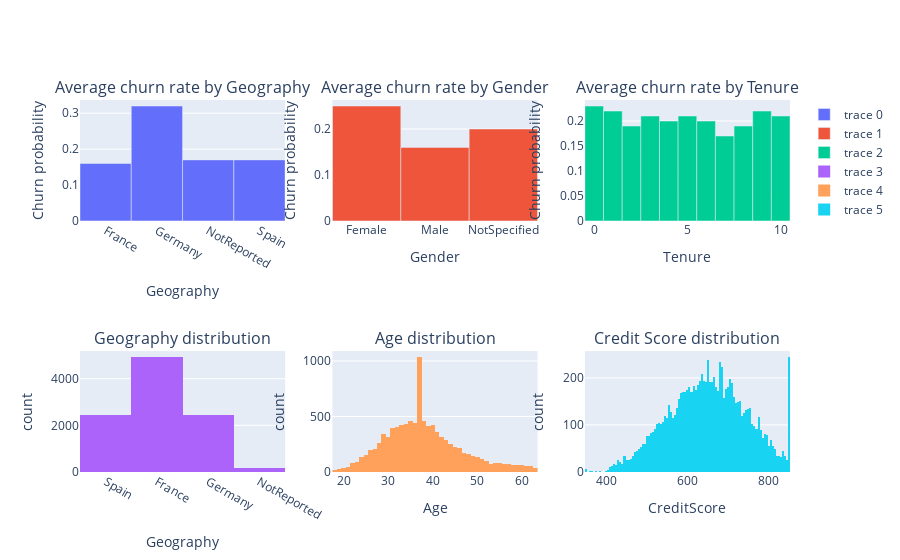

The notebook cell this image was saved under:
### Code cell
figures = [
  geo_mean_fig, 
  gender_mean_fig,
  tenure_mean_fig,
  geo_dist_fig,
  age_dist_fig,
  credit_score_dist_fig
]

generate_subplots(figures)

### Figure 1 — Plotly figure (JSON) as saved in the notebook; plotly's stock layout.template omitted (floating-point values rounded to 4 significant figures; data arrays with more than 128 entries replaced by an {"elided": "..."} marker saying what was removed)
{"data": [{"type": "bar", "x": ["France", "Germany", "NotReported", "Spain"], "xaxis": "x", "y": [0.16, 0.32, 0.17, 0.17], "yaxis": "y"}, {"type": "bar", "x": ["Female", "Male", "NotSpecified"], "xaxis": "x2", "y": [0.25, 0.16, 0.2], "yaxis": "y2"}, {"type": "bar", "x": [0, 1, 2, 3, 4, 5, 6, 7, 8, 9, 10], "xaxis": "x3", "y": [0.23, 0.22, 0.19, 0.21, 0.2, 0.21, 0.2, 0.17, 0.19, 0.22, 0.21], "yaxis": "y3"}, {"type": "histogram", "x": {"elided": "10000 str values"}, "xaxis": "x4", "yaxis": "y4"}, {"type": "histogram", "x": {"elided": "10000 int values"}, "xaxis": "x5", "yaxis": "y5"}, {"type": "histogram", "x": {"elided": "10000 float values"}, "xaxis": "x6", "yaxis": "y6"}], "layout": {"annotations": [{"font": {"size": 16}, "showarrow": false, "text": "Average churn rate by Geography", "x": 0.1444, "xanchor": "center", "xref": "paper", "y": 1, "yanchor": "bottom", "yref": "paper"}, {"font": {"size": 16}, "showarrow": false, "text": "Average churn rate by Gender", "x": 0.5, "xanchor": "center", "xref": "paper", "y": 1, "yanchor": "bottom", "yref": "paper"}, {"font": {"size": 16}, "showarrow": false, "text": "Average churn rate by Tenure", "x": 0.8556, "xanchor": "center", "xref": "paper", "y": 1, "yanchor": "bottom", "yref": "paper"}, {"font": {"size": 16}, "showarrow": false, "text": "Geography distribution", "x": 0.1444, "xanchor": "center", "xref": "paper", "y": 0.325, "yanchor": "bottom", "yref": "paper"}, {"font": {"size": 16}, "showarrow": false, "text": "Age distribution", "x": 0.5, "xanchor": "center", "xref": "paper", "y": 0.325, "yanchor": "bottom", "yref": "paper"}, {"font": {"size": 16}, "showarrow": false, "text": "Credit Score distribution", "x": 0.8556, "xanchor": "center", "xref": "paper", "y": 0.325, "yanchor": "bottom", "yref": "paper"}], "xaxis": {"anchor": "y", "domain": [0, 0.2889], "title": {"text": "Geography"}}, "xaxis2": {"anchor": "y2", "domain": [0.3556, 0.6444], "title": {"text": "Gender"}}, "xaxis3": {"anchor": "y3", "domain": [0.7111, 1], "title": {"text": "Tenure"}}, "xaxis4": {"anchor": "y4", "domain": [0, 0.2889], "title": {"text": "Geography"}}, "xaxis5": {"anchor": "y5", "domain": [0.3556, 0.6444], "title": {"text": "Age"}}, "xaxis6": {"anchor": "y6", "domain": [0.7111, 1], "title": {"text": "CreditScore"}}, "yaxis": {"anchor": "x", "domain": [0.675, 1], "title": {"text": "Churn probability"}}, "yaxis2": {"anchor": "x2", "domain": [0.675, 1], "title": {"text": "Churn probability"}}, "yaxis3": {"anchor": "x3", "domain": [0.675, 1], "title": {"text": "Churn probability"}}, "yaxis4": {"anchor": "x4", "domain": [0, 0.325], "title": {"text": "count"}}, "yaxis5": {"anchor": "x5", "domain": [0, 0.325], "title": {"text": "count"}}, "yaxis6": {"anchor": "x6", "domain": [0, 0.325], "title": {"text": "count"}}}}
